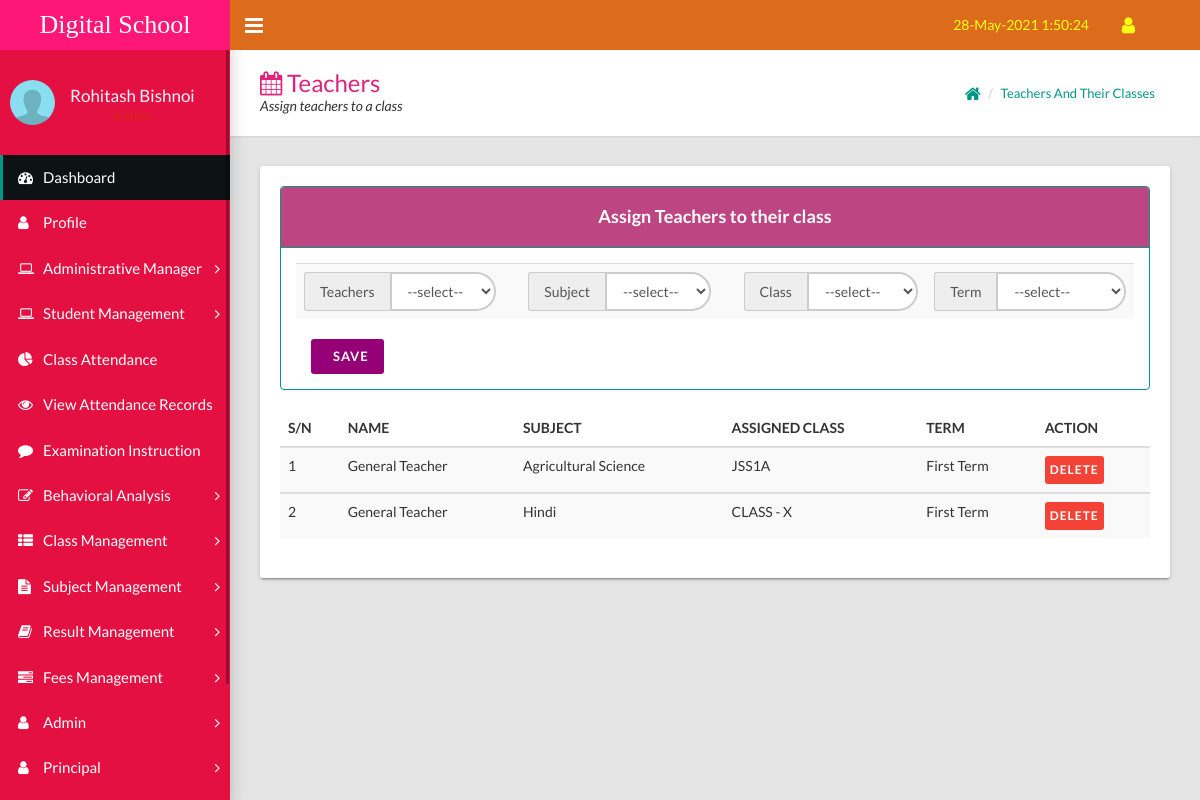
The page /resources/view/modules.php?assign_class_to_teacher (signed in) on the database its author committed.
### tables this page shows
CREATE TABLE `users` (
  `id` int(10) NOT NULL,
  `title` varchar(50) DEFAULT NULL,
  `fullname` varchar(100) DEFAULT NULL,
  `address` text DEFAULT NULL,
  `phone` varchar(50) DEFAULT NULL,
  `state` varchar(50) DEFAULT NULL,
  `lga` text DEFAULT NULL,
  `nationality` varchar(50) DEFAULT NULL,
  `email` varchar(50) DEFAULT NULL,
  `password` varchar(50) DEFAULT NULL,
  `date_of_reg` varchar(50) DEFAULT NULL,
  `time_of_reg` timestamp NULL DEFAULT current_timestamp()
);

CREATE TABLE `teachers_classes` (
  `id` int(11) NOT NULL,
  `name` varchar(100) DEFAULT NULL,
  `subject` varchar(100) DEFAULT NULL,
  `class` varchar(20) DEFAULT NULL,
  `term` varchar(50) DEFAULT NULL
);

### resources/view/assign_class_to_teacher.php (the view, shortened to what this page needs)
<div class="page-title">
  <div>
    <h1><i class="fa fa-calendar"></i> Teachers</h1>
    <p>Assign teachers to a class</p>
  </div>
  <div>
    <ul class="breadcrumb">
      <li><a href='modules.php'><i class="fa fa-home fa-lg"></i></a></li>
      <li><a href="#">Teachers and their classes</a></li>
    </ul>
  </div>
</div>
<div class="card">
    <form action='' method='POST'>
        <div class = 'panel panel-primary ch'>
            <div class = 'panel-heading'>
                <h4 class='text-center'>Assign Teachers to their class</h4>
                                        </div>
            <div class = 'panel-body'>
                <div class='row'>
                    <div class='col-xs-12 col-sm-12 col-md-12'>
                        <table class='table table-striped'>
                            <tr>
                                <td>
                                    <div class = 'input-group'>
                                        <span class = 'input-group-addon' id = 'sizing-addon2'>Teachers</span>
                                        <select class='form-control' name='teacher_name' required>
                                            <option><?php echo $select; ?></option>
                                        </select>
                                    </div>
                                <td>
                                <td>
                                    <div class = 'input-group'>
                                        <span class = 'input-group-addon' id = 'sizing-addon2'>Subject</span>
                                        <select class='form-control' name='subject' required>
                                            <option><?php echo $select; ?></option>
                                        </select>
                                    </div>
                                <td>
                                <td>
                                    <div class = 'input-group'>
                                        <span class = 'input-group-addon' id = 'sizing-addon2'>Class</span>
                                        <select class='form-control' name='class' required>
                                            <option><?php echo $select; ?></option>
                                        </select>
                                    </div>
                                </td>
                                <td>
                                    <div class = 'input-group'>
                                        <span class = 'input-group-addon' id = 'sizing-addon2'>Term</span>
                                        <select class='form-control' name='term' required>
                                            <option><?php echo $select; ?></option>
                                        </select>
                                    </div>
                                </td>
                            </tr>
                        </table>
                        <div class='col-xs-12 col-sm-12 col-md-6'>
                            <button type = 'submit' name = 'save_btn' class ='btn btn-primary btn-md'><span class = 'glyphicon glyphicon-user'></span>&nbsp; SAVE</button><br/>
                        </div>
                        <div class='col-xs-12 col-sm-12 col-md-6'></div>
                    </div>
                </div>
            </div>
        </div>
    </form>
    <?php
        $query = " SELECT * FROM `teachers_classes` ORDER BY `subject` ASC ";
        $run_query = mysqli_query($connection, $query);
        if(mysqli_num_rows($run_query) > 0){
            $i = 0;
            echo "
                <div class='table-responsive'>
                    <table class='table table-striped'>
                        <thead>
                            <tr>
                                <th>S/N</th>
                                <th>NAME</th>
                                <th>SUBJECT</th>
                                <th>ASSIGNED CLASS</th>
                                <th>TERM</th>
                                <th>ACTION</th>
                            </tr>
                        </thead>
            ";
            while($result = mysqli_fetch_assoc($run_query)){
                $i++;
                $teachers_id = $result['id'];
                $teachers_name = $result['name'];
                $teachers_subject = $result['subject'];
                $teachers_class = $result['class'];
                $assigned_term = $result['term'];
                echo"
                    <tbody>
                        <tr>
                            <td>{$i}</td>
                            <td>{$teachers_name}</td>
                            <td>{$teachers_subject}</td>
                            <td>{$teachers_class}</td>
                            <td>{$assigned_term}</td>
                            <td>
                                <form method='POST' action=''>
                                    <input type='hidden' name='teachers_hidden_id' value='{$teachers_id}' />
                                    <input type='submit' name='teachers_delete_btn' id='demoSwal' value='Delete' class='btn btn-xs btn-danger' />
                                </form>
                            </td>
                        </tr>
                    </tbody>
                ";
            }
        }
    ?>
</div>

### resources/view/modules.php (shortened to what this page needs)
<?php
	require_once("../../public/connection.php");
?>
<?php
	$date = date('d-M-Y');
	$select = "--select--";
?>
<?php
	$query = " SELECT * FROM `users` WHERE id = '{$_SESSION['admin']}' ";
	$run_query = mysqli_query($connection, $query);
	if(mysqli_num_rows($run_query) == 1){
		while($result = mysqli_fetch_assoc($run_query)){
			$user_fullname = ucwords($result['fullname']);
		}
	}
?>
<!DOCTYPE html>
<html>
  <head>
    <link rel='stylesheet' type='text/css' href='../../assets/css/main.css'>
    <link rel='stylesheet' type='text/css' href='../../assets/css/defined.css'>
    <link rel="stylesheet" href="../../assets/css/font-awesome-4.7.0/css/font-awesome.css">
  </head>
  <body class='sidebar-mini fixed'>
    <div class='wrapper'>
      <header class='main-header hidden-print'><a class='logo' href='index.html'>Digital School</a>
        <nav class='navbar navbar-static-top'>
          <a class='sidebar-toggle' href='#' data-toggle='offcanvas'></a>
          <div class='navbar-custom-menu'>
            <ul class='top-nav'>
              <li class='dropdown notification-menu'><a class='dropdown-toggle' href='#' data-toggle='dropdown' aria-expanded='false'><?php echo $date; ?> <span id='clockDisplay'></a>
              </li>
              <li class='dropdown'><a class='dropdown-toggle' href='#' data-toggle='dropdown' role='button' aria-haspopup='true' aria-expanded='false'><i class='fa fa-user fa-lg'></i></a>
              </li>
            </ul>
          </div>
        </nav>
      </header>
      <aside class='main-sidebar hidden-print'>
        <section class='sidebar'>
          <div class='user-panel'>
            <div class='pull-left image'><img class='img-circle' src='../../img/author-img.png' alt='User Image'></div>
            <div class='pull-left info'>
              <p><?php echo $user_fullname; ?></p>
              <p class='designation text-center'><b>Admin</b></p>
            </div>
          </div>
          <ul class='sidebar-menu'>
            <li class='active'><a href='modules.php?dashboard'><i class='fa fa-dashboard'></i><span>Dashboard</span></a></li>
            <li><a href='modules.php?staff_profile'><i class='fa fa-user'></i><span>Profile</span></a></li>
            <li class='treeview'><a href='#'><i class='fa fa-laptop'></i><span>Administrative Manager</span><i class='fa fa-angle-right'></i></a>
            </li>
            <li class='treeview'><a href='#'><i class='fa fa-laptop'></i><span>Student Management</span><i class='fa fa-angle-right'></i></a>
            </li>
            <li><a href='modules.php?class_attendance'><i class='fa fa-pie-chart'></i><span>Class Attendance</span></a></li>
            <li><a href='modules.php?view_attendance_records'><i class='fa fa-eye'></i><span>View Attendance Records</span></a></li>
			 <li><a href='pdfexam.html'><i class='fa fa-comment'></i><span>Examination Instruction</span></a></li>
            <li class='treeview'><a href='#'><i class='fa fa-edit'></i><span>Behavioral Analysis</span><i class='fa fa-angle-right'></i></a>
            </li>
            <li class='treeview'><a href='#'><i class='fa fa-th-list'></i><span>Class Management</span><i class='fa fa-angle-right'></i></a>
            </li>
            <li class='treeview'><a href='#'><i class='fa fa-file-text'></i><span>Subject Management</span><i class='fa fa-angle-right'></i></a>
            </li>
            <li class='treeview'><a href='#'><i class='fa fa-book'></i><span>Result Management</span><i class='fa fa-angle-right'></i></a>
            </li>
			<li class='treeview'><a href='#'><i class='fa fa-tasks'></i><span>Fees Management</span><i class='fa fa-angle-right'></i></a>
            </li>
            <li class='treeview'><a href='#'><i class='fa fa-user'></i><span>Admin</span><i class='fa fa-angle-right'></i></a>
            </li>
            <li class='treeview'><a href='#'><i class='fa fa-user'></i><span>Principal</span><i class='fa fa-angle-right'></i></a>
            </li>
            <li class='treeview'><a href='#'><i class='fa fa-user'></i><span>Accountant</span><i class='fa fa-angle-right'></i></a>
            </li>
			  </ul>
        </section>
      </aside>
      <div class='content-wrapper'>
        <?php
            if(isset($_GET['staff_profile'])){
                require("staff_profile.php");
            }
            elseif(isset($_GET['manage_school_info'])){
                require("manage_school_info.php");
            }
            elseif(isset($_GET['view_school_info'])){
                require("view_school_info.php");
            }
            elseif(isset($_GET['current_term'])){
                require("current_term.php");
            }
            elseif(isset($_GET['current_session'])){
                require("current_session.php");
            }
            elseif(isset($_GET['add_new_session'])){
                require("new_session.php");
            }
            elseif(isset($_GET['add_new_student'])){
                require("add_new_student.php");
            }
            elseif(isset($_GET['promote_students'])){
                require("promote_students.php");
            }
            elseif(isset($_GET['promote_selected_students'])){
                require_once("promote_selected_students.php");
            }
            elseif(isset($_GET['demote_students'])){
                require("demote_student.php");
            }
            elseif(isset($_GET['view_students'])){
                require("view_students.php");
            }
            elseif(isset($_GET['class_attendance'])){
                require("class_attendance.php");
            }
            elseif(isset($_GET['view_attendance_records'])){
                require("view_attendance_records.php");
            }
            elseif(isset($_GET['add_class'])){
                require("add_class.php");
            }
            elseif(isset($_GET['view_classes'])){
                require("view_classes.php");
            }
            elseif(isset($_GET['students_conducts'])){
                require("student_conduct.php");
            }
            elseif(isset($_GET['export_conduct_sheet'])){
                require("export_conduct.php");
            }
            elseif(isset($_GET['upload_conducts'])){
                require("upload_conduct.php");
            }
            elseif(isset($_GET['view_conducts'])){
                require("view_conducts.php");
            }
            elseif(isset($_GET['add_subjects'])){
                require("add_subject.php");
            }
            elseif(isset($_GET['view_added_subjects'])){
                require("view_subject.php");
            }
            elseif(isset($_GET['register_student_subject'])){
                require("register_student_subject.php");
            }
            elseif(isset($_GET['view_registered_subjects'])){
                require("view_registered_subjects.php");
            }
            elseif(isset($_GET['subject_number_specification'])){
                require("specify_subject_number.php");
            }
            elseif(isset($_GET['specify_junior'])){
                require("specify_junior.php");
            }
            elseif(isset($_GET['specify_senior'])){
                require("specify_senior.php");
            }
            elseif(isset($_GET['upload_result'])){
                require("result_upload.php");
            }
            elseif(isset($_GET['excel_result_upload'])){
                require("excel_result_upload.php");
            }
            elseif(isset($_GET['view_uploaded_results'])){
                require("view_upload.php");
            }
            elseif(isset($_GET['save_resumption'])){
                require("save_resumption.php");
            }
            elseif(isset($_GET['view_resumption'])){
                require("view_resumption.php");
            }
            elseif(isset($_GET['publish_result'])){
                require("publish_result.php");
            }
            elseif(isset($_GET['view_published_result'])){
                require("view_published_result.php");
            }
            elseif(isset($_GET['allocate_class_fee'])){
                require("allocate_fees.php");
            }
            elseif(isset($_GET['fee_payment'])){
                require("fee_payment.php");
            }
            elseif(isset($_GET['outstanding_fees'])){
                require("outsatanding_bills.php");
            }
            elseif(isset($_GET['slip'])){
                require("slip.php");
            }
            elseif(isset($_GET['add_admin'])){
                require("add_admin.php");
            }
            elseif(isset($_GET['view_all_admin'])){
                require("view_all_admin.php");
            }
            elseif(isset($_GET['add_princial'])){
                require("add_princial.php");
            }
            elseif(isset($_GET['view_all_principals'])){
                require("view_all_principals.php");
            }
            elseif(isset($_GET['add_accountant'])){
                require("add_accountant.php");
            }
            elseif(isset($_GET['view_accountants'])){
                require("view_accountants.php");
            }
            elseif(isset($_GET['add_teacher'])){
                require("add_teacher.php");
            }
            elseif(isset($_GET['assign_class_to_teacher'])){
                require("assign_class_to_teacher.php");
            }
            elseif(isset($_GET['view_teachers_portfolio'])){
                require("view_teachers_portfolio.php");
            }
            elseif(isset($_GET['calendar'])){
                require("calendar.php");
            }
            elseif(isset($_GET['staff_reset_password'])){
                require("staff_reset_password.php");
            }
            elseif(isset($_GET['all_contact'])){
                require("all_contact.php");
            }
			elseif(isset($_GET['idcard'])){
			require("idcard.php");
			}
            elseif(isset($_GET['settings'])){
              require_once("settings.php");
            }
            elseif(isset($_GET['logout'])){
                SESSION_UNSET();
                redirect_to("../../login000/login.php");
            }
        ?>
  </body>
</html>

### rows shown on the page
users: fullname "Rohitash Bishnoi"
teachers_classes: name "General Teacher", subject "Agricultural Science", class "JSS1A", term "First Term"
teachers_classes: name "General Teacher", subject "Hindi", class "CLASS - X", term "First Term"

### other values the page prints
form field teacher_name "--select--"
form field subject "--select--"
form field class "--select--"
form field term "--select--"
